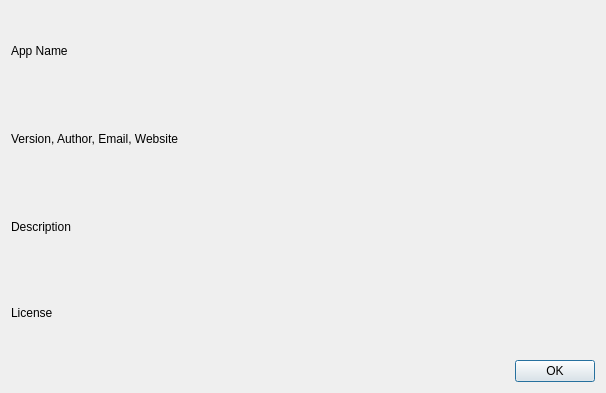
<?xml version="1.0" encoding="UTF-8"?>
<ui version="4.0">
 <class>AboutDialog</class>
 <widget class="QDialog" name="AboutDialog">
  <property name="geometry">
   <rect>
    <x>0</x>
    <y>0</y>
    <width>606</width>
    <height>393</height>
   </rect>
  </property>
  <property name="windowTitle">
   <string>About</string>
  </property>
  <layout class="QVBoxLayout" name="verticalLayout">
   <item>
    <widget class="QLabel" name="label_title">
     <property name="text">
      <string>App Name</string>
     </property>
     <property name="textFormat">
      <enum>Qt::RichText</enum>
     </property>
     <property name="margin">
      <number>10</number>
     </property>
    </widget>
   </item>
   <item>
    <widget class="QLabel" name="label_info">
     <property name="text">
      <string>Version, Author, Email, Website</string>
     </property>
     <property name="wordWrap">
      <bool>true</bool>
     </property>
     <property name="margin">
      <number>10</number>
     </property>
     <property name="openExternalLinks">
      <bool>true</bool>
     </property>
    </widget>
   </item>
   <item>
    <widget class="QLabel" name="label_description">
     <property name="text">
      <string>Description</string>
     </property>
     <property name="wordWrap">
      <bool>true</bool>
     </property>
     <property name="margin">
      <number>10</number>
     </property>
    </widget>
   </item>
   <item>
    <widget class="QLabel" name="label_license">
     <property name="text">
      <string>License</string>
     </property>
     <property name="textFormat">
      <enum>Qt::RichText</enum>
     </property>
     <property name="margin">
      <number>10</number>
     </property>
    </widget>
   </item>
   <item>
    <widget class="QDialogButtonBox" name="buttonBox">
     <property name="standardButtons">
      <set>QDialogButtonBox::Ok</set>
     </property>
    </widget>
   </item>
  </layout>
 </widget>
 <resources/>
 <connections/>
</ui>
